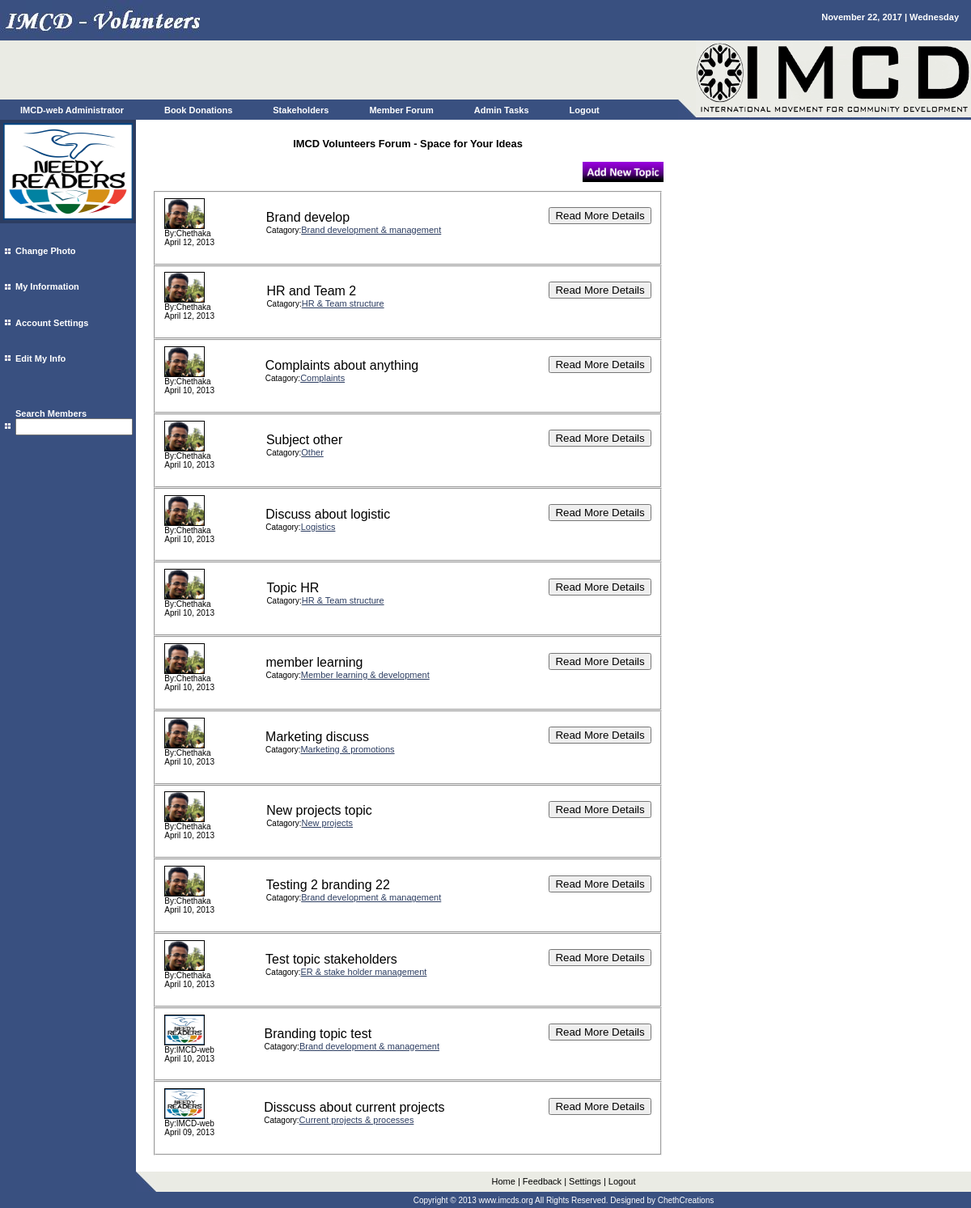
The page /user/forum.php (signed in) on the database its author committed.
### tables this page shows
CREATE TABLE `user` (
  `uid` int(50) NOT NULL auto_increment,
  `uname` varchar(50) NOT NULL,
  `pword` varchar(200) NOT NULL,
  `fname` varchar(50) NOT NULL,
  `mname` varchar(200) NOT NULL,
  `lname` varchar(50) NOT NULL,
  `dob` varchar(50) NOT NULL,
  `country` varchar(50) NOT NULL,
  `gender` varchar(50) NOT NULL,
  `tele` varchar(50) NOT NULL,
  `email` varchar(50) NOT NULL,
  `seq` varchar(50) NOT NULL,
  `answer` varchar(50) NOT NULL,
  `year` int(10) NOT NULL,
  `fid` varchar(20) NOT NULL,
  `town` varchar(50) NOT NULL,
  `status` varchar(50) NOT NULL default 'pend',
  `utype` varchar(50) NOT NULL default 'nuser',
  PRIMARY KEY  (`uid`)
);

CREATE TABLE `forum` (
  `fuid` int(10) NOT NULL auto_increment,
  `usid` varchar(10) NOT NULL,
  `catg` varchar(100) NOT NULL,
  `subj` varchar(500) NOT NULL,
  `idea` varchar(1000) NOT NULL,
  `fdate` varchar(30) NOT NULL,
  PRIMARY KEY  (`fuid`)
);

### sess.php (called while the page is built, shortened)
<?php
$name=$_SESSION['fuser'];
$query="select * from user where uname='".$name."' ";
$result=mysql_query($query);
$new=mysql_fetch_array($result);
$f_name=$new['fname'];
$l_name=$new['lname'];
$photo=$new['mname'];
$utype=$new['utype'];
?>

### user/forum.php (the view, shortened to what this page needs)
<?php include('incu/header.php');
?>
<div align="center"><h3> IMCD Volunteers Forum - Space for Your Ideas</h3></div>
<form action="adfor.php" method="post"><div align="right"><input height="25" width="100" type="image" src="../pictures/forum.png"/></div></form>
<?php include('../server.php');
$qry1="select * from forum order by fuid desc";
$re1=mysql_query($qry1) or die("ERROR forum");
while($new=mysql_fetch_array($re1)){
$catg=$new['catg'];
$subj=$new['subj'];
$usid=$new['usid'];
$fuid=$new['fuid'];
$fdate=$new['fdate'];
$qryno22="select * from user where uid='".$usid."'";
$resulno22=mysql_query($qryno22) or die("ERROR");
$new22=mysql_fetch_array($resulno22);
$fname=$new22['fname'];
$lname=$new22['lname'];
$photo1=$new22['mname'];
$pic1=$photo1;
echo '<fieldset>
<form method="post" action="myfrpro.php">
<table><tr><td width="110">
<input title="View '.$fname." ".$lname.' Profile" type="image" name="imageField" src="'.$pic1.'" width="48" height="36" border="1" />
<input type="hidden" name="uid" value="'.$usid.'"/>
<br><span class="style1"> By:'.$fname.'
<br>'.$fdate.'
</span>
</form>
';
echo '</td>
<td>&nbsp;&nbsp;&nbsp;&nbsp;&nbsp;&nbsp;</td>
<td width="500">';
echo ''.$subj.'<br><span class="style1"> Catagory:<a href="'.$catg.'.php">'.$catg.'</a></span></td>
<td>
<div align="right">
<form method="post" action="fdetails.php">
<input type="submit" name="vdetails" id="vdetails" value="Read More Details">
<input type="hidden" name="usid" value="'.$usid.'"/>
<input type="hidden" name="subj" value="'.$subj.'"/>
<input type="hidden" name="fuid" value="'.$fuid.'"/>
</form></div>
</td>';
echo '</tr></table></fieldset>';
}
?>
<?php include('incu/footer.php'); ?>

### user/incu/header.php (shortened to what this page needs)
<?php
include('../sess.php');
?>
<html>
<head>
<link rel="stylesheet" href="styles.css" type="text/css">
</head>
<body bgcolor="#ffffff" leftmargin="0" topmargin="0" marginwidth="0" marginheight="0">
<table width="100%" border="0" cellspacing="0" cellpadding="0" height="100%">
  <tr>
    <td bgcolor="#395080" height="50" valign="top">
      <table width="100%" border="0" cellspacing="0" cellpadding="0" height="100%">
        <tr>
          <td width="50%" valign="top"><a href="index.php" class="menutext"> <img name="companyname" src="images/companyname.jpg" width="247" height="50" border="0"></a></td>
          <td width="50%" valign="top">
            <table width="100%" border="0" cellspacing="0" cellpadding="15">
              <tr>
                <td valign="top" align="right" class="menutext">
				<?php echo gmdate("F d, Y | l");?>
				</td>
              </tr>
            </table>
		 </td>
        </tr>
      </table>
    </td>
  </tr>
  <tr>
    <td height="98" valign="top">
      <table width="100%" border="0" cellspacing="0" cellpadding="0" height="100%">
        <tr>
          <td valign="top" width="82%">
            <table width="100%" border="0" cellspacing="0" cellpadding="0" height="100%">
              <tr bgcolor="#EAEBE4">
                <td height="73" valign="top" bgcolor="#EAEBE4"><img src="images/spacer.gif" width="1" height="73"></td>
                <td>&nbsp;</td>
              </tr>
              <tr>
                <td height="25" bgcolor="#395080" class="menutext" nowrap width="100%">
				<ul id="menu">
    <li><a href="../user/myinfo.php" class="menutext"><?php echo $f_name." ".$l_name; ?></a></li>
    <li><a href="pe_don.php" class="menutext">Book Donations</a>
    </li>
	    <li><a href="#" class="menutext">Stakeholders</a>
    </li>
     <li><a href="forum.php" class="menutext">Member Forum</a>
    </li>
	<?php
	if($utype=='admin'){
	echo '
		    <li><a href="#" class="menutext">Admin Tasks</a>
        <ul>
            <li><a href="request.php" class="menutext"><img src="images/square.jpg" width="7" height="7"> &nbsp;&nbsp;Pending Member Requests</a></li>
			<li><a href="allstake.php" class="menutext"><img src="images/square.jpg" width="7" height="7"> &nbsp;&nbsp;All Stakeholders</a></li>
        </ul>
    </li>
	';
	}
	?>
    <li><a href="../user/logout.php" class="menutext">Logout</a>
    </li>
</ul>
				 </td>
                <td height="25" width="22" valign="bottom"><img name="triangle1" src="images/triangle1.jpg" width="22" height="25" border="0"></td>
              </tr>
            </table>
          </td>
          <td valign="top" align="right" width="340"><img name="graphic1" src="images/graphic1.jpg" width="340" height="98" border="0"></td>
        </tr>
      </table>
    </td>
  </tr>
  <tr>
    <td height="72%" valign="top">
      <table width="70%" border="0" cellspacing="0" cellpadding="0" height="100%">
        <tr>
          <td valign="top" width="152" bgcolor="#395080">
            <table width="152" border="0" cellspacing="0" cellpadding="0" height="100%">
              <tr>
                <td width="152" bgcolor="#395080" height="140" valign="top"><a href="../user/photo.php"><img border="4" name="user" src="<?php echo $photo; ?>" width="160" height="120"/></a></td>
              </tr>
              <tr>
                <td valign="top" bgcolor="#395080">
                  <table width="100%" border="0" cellspacing="0" cellpadding="3" height="300">
                    <tr>
                      <td width="10" align="right"><img src="images/square.jpg" width="7" height="7"></td>
                      <td nowrap class="menutext"><a href="../user/photo.php" class="menutext">Change Photo</a></td>
                    </tr>
					<tr>
                      <td width="10" align="right"><img src="images/square.jpg" width="7" height="7"></td>
                      <td class="menutext"><a href="../user/myinfo.php" class="menutext">My Information</a></td>
                    </tr>
                    <tr>
                      <td width="10" align="right"><img src="images/square.jpg" width="7" height="7"></td>
                      <td class="menutext"><a href="../user/editset.php" class="menutext">Account Settings</a></td>
                    </tr>
                    <tr>
                      <td width="10" align="right"><img src="images/square.jpg" width="7" height="7"></td>
                      <td class="menutext"><a href="editme.php" class="menutext">Edit My Info</a></td>
                    </tr>
					<tr>
					<td width="10" align="right"><img src="images/square.jpg" width="7" height="7"></td>
                      <td class="menutext">
					<a href="../user/logall.php" class="menutext">Search Members</a><form action="logall.php" method="post"><input type="text" name="sch" size="15"></form></td>
					</tr>
                  </table>
                </td>
              </tr>
            </table>
          </td>
		   <td valign="top" width="85%">
            <table width="100%" border="0" cellspacing="0" cellpadding="20" height="100%">
              <tr>
                <td valign="top" height="420" class="text">

### user/styles.css (style rules this page uses)
.text { font-family: Verdana, Arial, Helvetica, sans-serif; font-size: 11px; line-height: 19px; color: #000000; text-decoration: none }
a { font-family: Verdana, Arial, Helvetica, sans-serif; font-size: 11px; color: #2C3D61; text-decoration: underline }
.menutext { font-family: Verdana, Arial, Helvetica, sans-serif; font-size: 11px; font-weight: bold; color: #FFFFFF; text-decoration: none }
ul { font-family: Arial, Verdana; font-size: 14px; margin: 0; padding: 0; list-style: none; }
ul li { display: block; position: relative; float: left; }
ul li a { display: block; text-decoration: none; color: #ffffff; border-top: 0px solid #ffffff; padding: 5px 25px 5px 25px; background: #395080; margin-left: 0px; }

### rows shown on the page
user: fname "IMCD-web", lname "Administrator", mname (picture)
forum: user.fname "Chethaka", fdate "April 12, 2013", subj "Brand develop", catg "Brand development & management"
forum: user.fname "Chethaka", fdate "April 12, 2013", subj "HR and Team 2", catg "HR & Team structure"
forum: user.fname "Chethaka", fdate "April 10, 2013", subj "Complaints about anything", catg "Complaints"
forum: user.fname "Chethaka", fdate "April 10, 2013", subj "Subject other", catg "Other"
forum: user.fname "Chethaka", fdate "April 10, 2013", subj "Discuss about logistic", catg "Logistics"
forum: user.fname "Chethaka", fdate "April 10, 2013", subj "Topic HR", catg "HR & Team structure"
forum: user.fname "Chethaka", fdate "April 10, 2013", subj "member learning", catg "Member learning & development"
forum: user.fname "Chethaka", fdate "April 10, 2013", subj "Marketing discuss", catg "Marketing & promotions"
forum: user.fname "Chethaka", fdate "April 10, 2013", subj "New projects topic", catg "New projects"
forum: user.fname "Chethaka", fdate "April 10, 2013", subj "Testing 2 branding 22", catg "Brand development & management"
forum: user.fname "Chethaka", fdate "April 10, 2013", subj "Test topic stakeholders", catg "ER & stake holder management"
forum: user.fname "IMCD-web", fdate "April 10, 2013", subj "Branding topic test", catg "Brand development & management"
forum: user.fname "IMCD-web", fdate "April 09, 2013", subj "Disscuss about current projects", catg "Current projects & processes"

### other values the page prints
gmdate("F d, Y | l") "November 22, 2017 | Wednesday"
